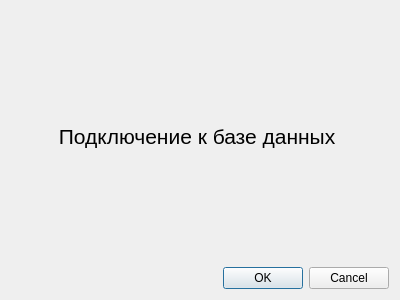
<?xml version="1.0" encoding="UTF-8"?>
<ui version="4.0">
 <class>Dialog</class>
 <widget class="QDialog" name="Dialog">
  <property name="geometry">
   <rect>
    <x>0</x>
    <y>0</y>
    <width>400</width>
    <height>300</height>
   </rect>
  </property>
  <property name="windowTitle">
   <string>Dialog</string>
  </property>
  <layout class="QVBoxLayout" name="verticalLayout">
   <item>
    <widget class="QLabel" name="label">
     <property name="baseSize">
      <size>
       <width>5</width>
       <height>5</height>
      </size>
     </property>
     <property name="font">
      <font>
       <pointsize>16</pointsize>
      </font>
     </property>
     <property name="lineWidth">
      <number>14</number>
     </property>
     <property name="text">
      <string>Подключение к базе данных </string>
     </property>
     <property name="alignment">
      <set>Qt::AlignCenter</set>
     </property>
    </widget>
   </item>
   <item>
    <widget class="QDialogButtonBox" name="buttonBox">
     <property name="orientation">
      <enum>Qt::Horizontal</enum>
     </property>
     <property name="standardButtons">
      <set>QDialogButtonBox::Cancel|QDialogButtonBox::Ok</set>
     </property>
    </widget>
   </item>
  </layout>
 </widget>
 <resources/>
 <connections>
  <connection>
   <sender>buttonBox</sender>
   <signal>accepted()</signal>
   <receiver>Dialog</receiver>
   <slot>accept()</slot>
   <hints>
    <hint type="sourcelabel">
     <x>248</x>
     <y>254</y>
    </hint>
    <hint type="destinationlabel">
     <x>157</x>
     <y>274</y>
    </hint>
   </hints>
  </connection>
  <connection>
   <sender>buttonBox</sender>
   <signal>rejected()</signal>
   <receiver>Dialog</receiver>
   <slot>reject()</slot>
   <hints>
    <hint type="sourcelabel">
     <x>316</x>
     <y>260</y>
    </hint>
    <hint type="destinationlabel">
     <x>286</x>
     <y>274</y>
    </hint>
   </hints>
  </connection>
 </connections>
</ui>
